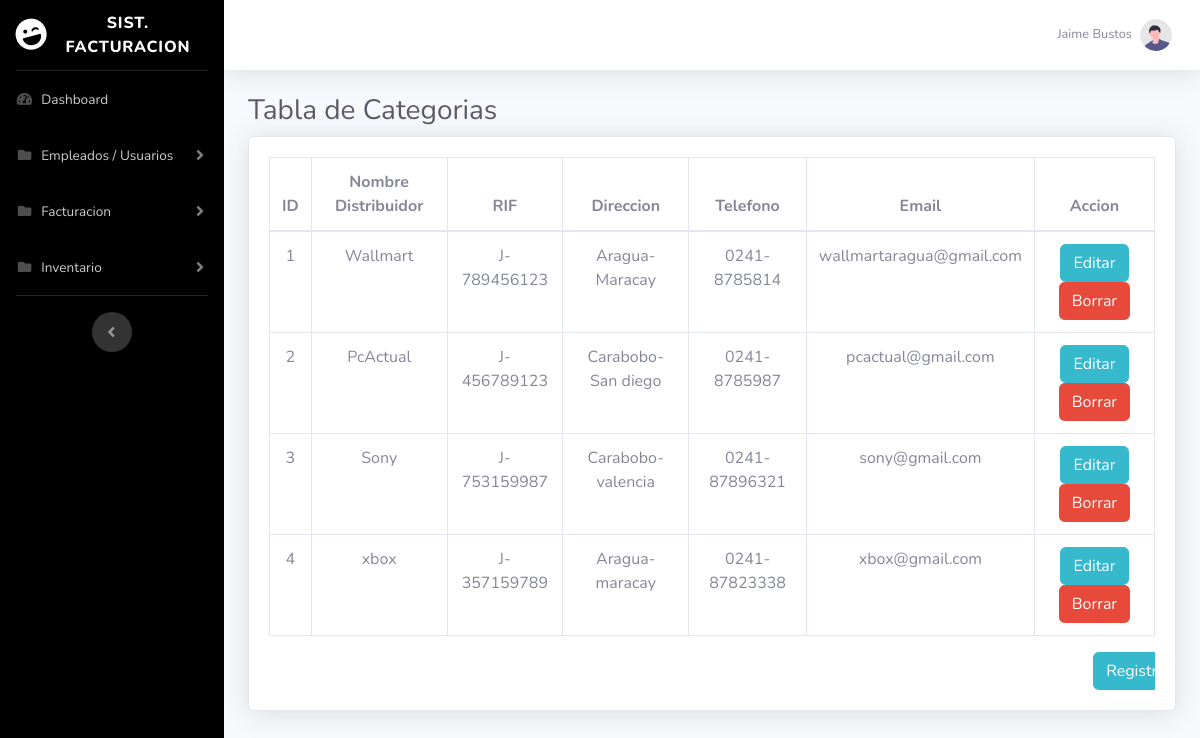
The app's page /listaDistribuidores.php with its own data.
### tables this page shows
CREATE TABLE `distribuidor` (
  `id_distribuidor` int(11) NOT NULL,
  `nombre_distribuidor` varchar(255) NOT NULL,
  `rif` int(11) NOT NULL,
  `direccion` varchar(255) NOT NULL,
  `telefono` varchar(255) NOT NULL,
  `email` varchar(255) NOT NULL
);

### listaDistribuidores.php (the view, shortened to what this page needs)
<!DOCTYPE html>
<html lang="en">
<head>
    <?php
    include("headerslider.php");
    ?>
</head>
<body>
                <div class="container-fluid">
                    <h1 class="h3 mb-2 text-gray-800">Tabla de Categorias</h1>
                    <div class="card shadow mb-4">
                        <div class="card-body">
                            <div class="table-responsive">
                                <table class="table table-bordered" id="dataTable" width="100%" cellspacing="0">
                                    <thead>
                                        <tr>
                                            <th class="text-center">ID</th>
                                            <th class="text-center">Nombre Distribuidor</th>
                                            <th class="text-center">RIF</th>
                                            <th class="text-center">Direccion</th>
                                            <th class="text-center">Telefono</th>
                                            <th class="text-center">Email</th>
                                            <th class="text-center">Accion</th>
                                        </tr>
                                    </thead>
                                    <tbody>
                                    <?php
                                        $sql = "SELECT * FROM distribuidor";
                                        $result = mysqli_query($conn, $sql);
                                        while ($row = mysqli_fetch_array($result)) {
                                            $idempleado = $row['id_distribuidor'];
                                            $precio = $row['nombre_distribuidor'];
                                            $rif = $row['rif'];
                                            $dir = $row['direccion'];
                                            $tlf = $row['telefono'];
                                            $email = $row['email'];
                                            echo "<tr>
                                                <td align='center'> $idempleado </td>
                                                <td align='center'> $precio </td>
                                                <td align='center'> J-$rif </td>
                                                <td align='center'> $dir </td>
                                                <td align='center'> $tlf </td>
                                                <td align='center'> $email </td>
                                                <td align='center'>". '<a href="editarDist.php?id='.$idempleado.'" class="btn btn-info"> Editar </a>'. '<a href="deleted.php?id='.$idempleado.'" class="btn btn-danger"> Borrar </a>'."</td>
                                            </tr>";
                                        }
                                    ?>
                                    </tbody>
                                </table>
                                <div class="col-sm-1 ml-auto">
                                    <a href="registrarDist.php" class="btn btn-info"> Registrar </a>
                                </div>
                            </div>
                        </div>
                    </div>
                </div>
</body>
</html>

### records on screen
distribuidor: id_distribuidor "1", nombre_distribuidor "Wallmart", rif "789456123", direccion "Aragua-Maracay", telefono "0241-8785814", email "wallmartaragua@gmail.com"
distribuidor: id_distribuidor "2", nombre_distribuidor "PcActual", rif "456789123", direccion "Carabobo-San diego", telefono "0241-8785987", email "pcactual@gmail.com"
distribuidor: id_distribuidor "3", nombre_distribuidor "Sony", rif "753159987", direccion "Carabobo-valencia", telefono "0241-87896321", email "sony@gmail.com"
distribuidor: id_distribuidor "4", nombre_distribuidor "xbox", rif "357159789", direccion "Aragua-maracay", telefono "0241-87823338", email "xbox@gmail.com"
